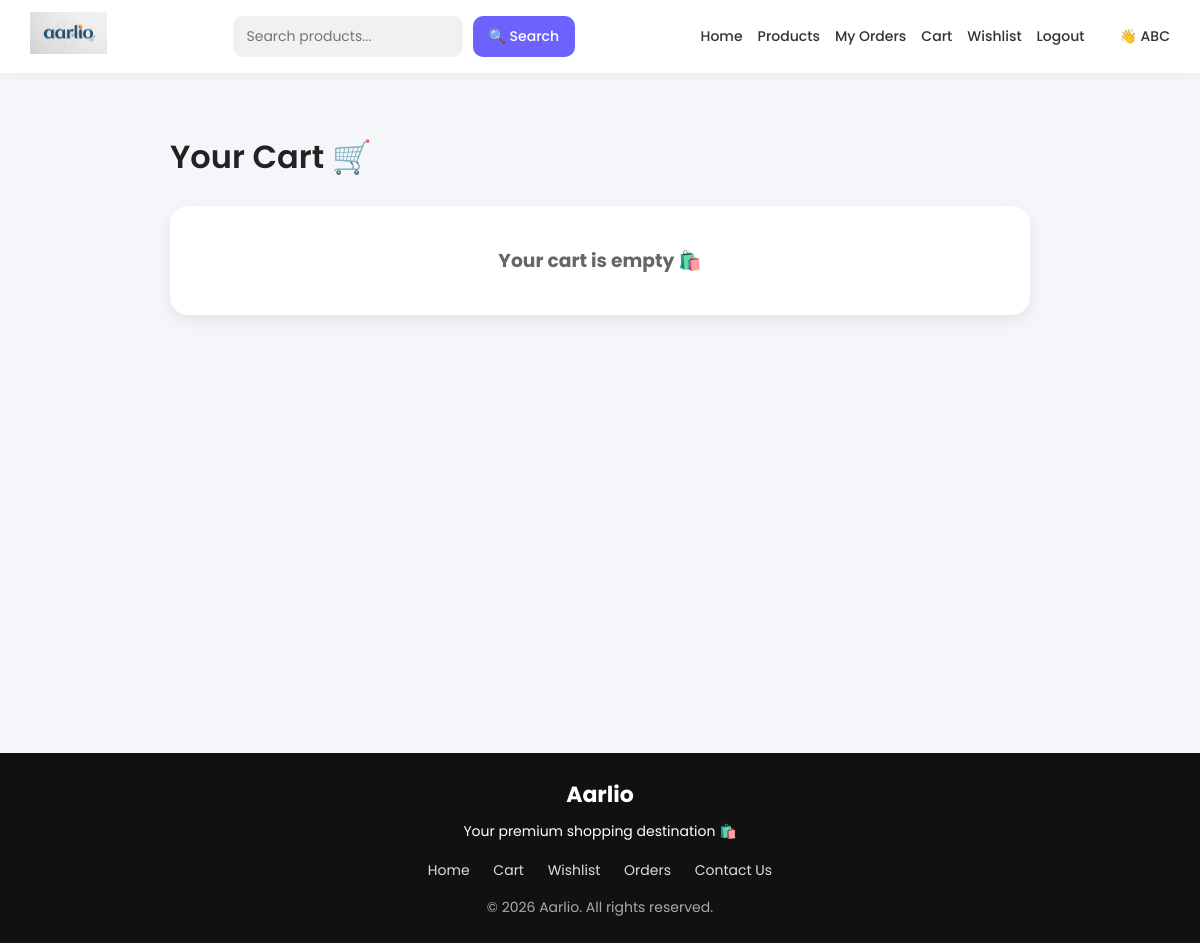
Page /cart/ (signed in) on the earlier database version.
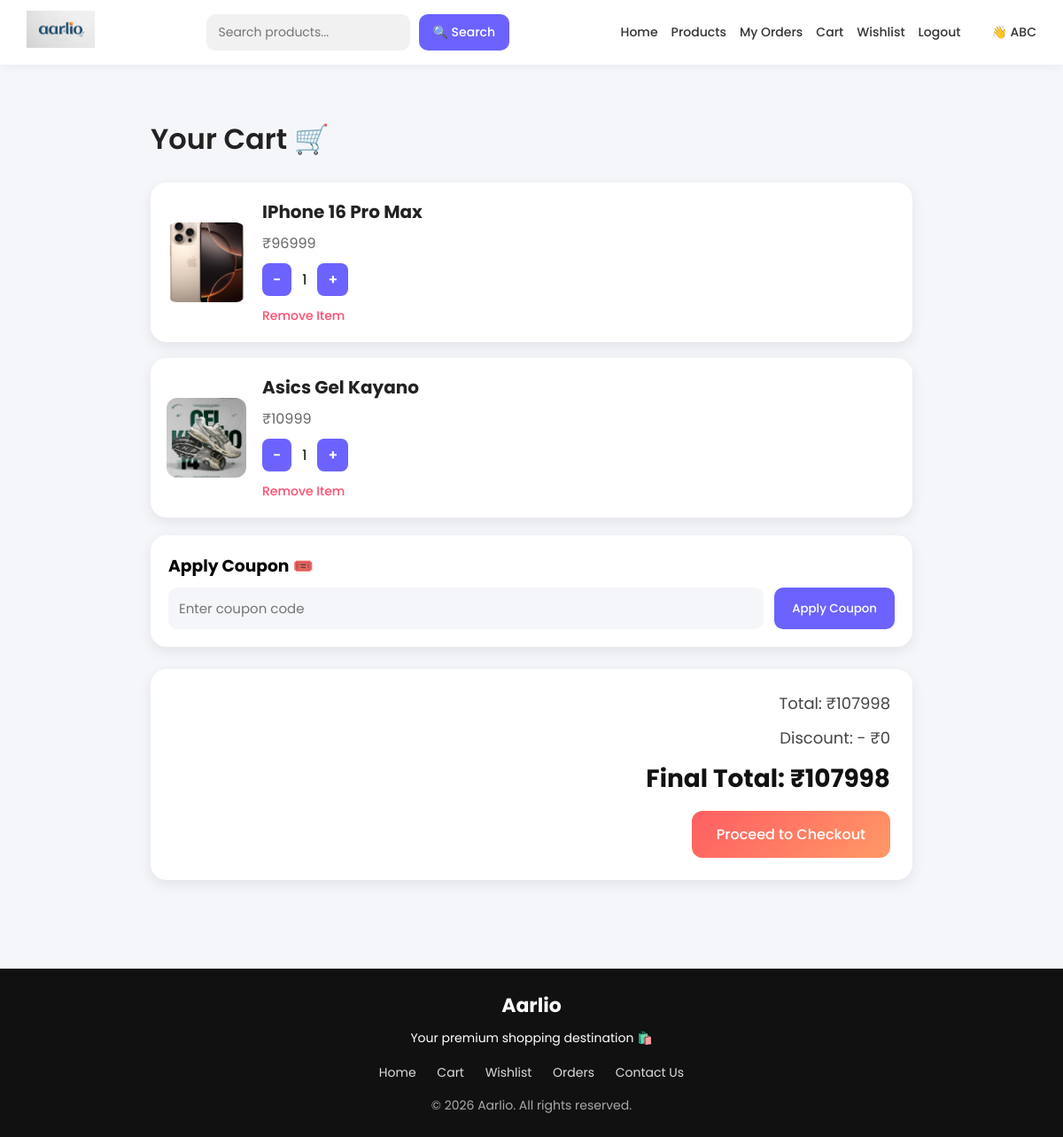
Same page on the later database version.
### shopkart/models.py (models this page shows, shortened)
class Customer(models.Model):
    user_id = models.CharField(max_length=200)
    user_name = models.CharField(max_length=150)
    user_mobile = models.IntegerField()
    user_email = models.EmailField(max_length=250)
    user_password = models.CharField(max_length=128)
    user_address = models.TextField(max_length=300)
    profile_photo = models.ImageField(upload_to='profiles/', null=True, blank=True)
    address = models.TextField(null=True, blank=True)

class Cart(models.Model):
    customer = models.ForeignKey(Customer,on_delete=models.CASCADE)
    product = models.ForeignKey(Product,on_delete=models.CASCADE)
    quantity = models.IntegerField(default=1)

class Product(models.Model):
    category = models.ForeignKey(
        Category,
        on_delete=models.CASCADE,
        null=True,
        blank=True
    )
    title = models.CharField(max_length=100)
    price = models.IntegerField()
    details = models.TextField()
    image = models.ImageField(upload_to='products/')

### shopkart/views.py (the view)
# urls.py: path('cart/', views.cart, name='cart'),
def cart(request):
    customer_id = request.session.get('customer_id')
    if not customer_id:
        return redirect('login')
    customer = Customer.objects.get(id=customer_id)
    items = Cart.objects.filter(customer=customer)
    total = 0
    for i in items:
        total += i.product.price * i.quantity
    discount = request.session.get('coupon_discount', 0)
    final_total = total - discount
    if final_total < 0:
        final_total = 0
    return render(request, 'cart.html', {
        'items': items,
        'total': total,
        'discount': discount,
        'final_total': final_total
    })

### templates/cart.html (shortened to what this page needs)
{% extends 'base.html' %}
{% block content %}
<div class="container">
    <h2 class="cart-heading">
        Your Cart 🛒
    </h2>
    {% for i in items %}
    <div class="cart-card">
        <img src="{{ i.product.image.url }}"
        class="cart-img">
        <div class="cart-details">
            <h3>{{ i.product.title }}</h3>
            <p>
                ₹{{ i.product.price }}
            </p>
            <div class="qty-box">
                <a href="{% url 'decrease_qty' i.id %}"
                class="qty-btn">
                    -
                </a>
                <span>{{ i.quantity }}</span>
                <a href="{% url 'increase_qty' i.id %}"
                class="qty-btn">
                    +
                </a>
            </div>
            <a href="{% url 'remove_item' i.id %}"
            class="remove-btn">
                Remove Item
            </a>
        </div>
    </div>
    {% empty %}
    <div class="empty-cart">
        <h3>Your cart is empty 🛍️</h3>
    </div>
    {% endfor %}
    {% if items %}
    <div class="coupon-box">
        <h3>Apply Coupon 🎟️</h3>
        <form method="POST"
        action="{% url 'apply_coupon' %}"
        class="coupon-form">
            <input
                type="text"
                name="coupon_code"
                placeholder="Enter coupon code"
                class="coupon-input"
                required
            >
            <button type="submit"
            class="coupon-btn">
                Apply Coupon
            </button>
        </form>
    </div>
    <div class="total-box">
        <div class="total-line">
            Total:
            ₹{{ total }}
        </div>
        <div class="total-line">
            Discount:
            - ₹{{ discount }}
        </div>
        <div class="final-total">
            Final Total:
            ₹{{ final_total }}
        </div>
        <a href="{% url 'checkout' %}"
        class="checkout-btn">
            Proceed to Checkout
        </a>
    </div>
    {% endif %}
</div>
{% endblock %}

### templates/base.html (shortened to what this page needs)
{% load static %}
<!DOCTYPE html>
<html lang="en">
<link
rel="stylesheet"
href="https://cdn.jsdelivr.net/npm/swiper@11/swiper-bundle.min.css"
/>
<head>
</head>
<body>
<div class="navbar">
    <div class="logo">
        <a href="{% url 'home' %}">
            <img src="{% static 'images/logo2.png' %}" alt="Aarlio Logo">
        </a>
    </div>
    <form action="{% url 'search' %}" method="GET" class="search-form">
        <input
            type="text"
            name="q"
            placeholder="Search products..."
            required
        >
        <button type="submit">
            🔍 Search
        </button>
    </form>
    <div class="nav-links">
        <a href="{% url 'home' %}">
            Home
        </a>
        <a href="{% url 'display_product' %}">
            Products
        </a>
        <a href="{% url 'my_orders' %}">
            My Orders
        </a>
        <a href="{% url 'cart' %}">
            Cart
        </a>
        <a href="{% url 'wishlist' %}">
            Wishlist
        </a>
        <a href="{% url 'logout' %}">
            Logout
        </a>
        <a href="{% url 'profile' %}" class="welcome-text">
            👋 {{ request.session.customer_name }}
        </a>
    </div>
</div>
<div class="main-content">
{% block content %}
{% endblock %}
</div>
<footer class="footer">
    <div class="footer-content">
        <h3>Aarlio</h3>
        <p>
            Your premium shopping destination 🛍️
        </p>
        <div class="footer-links">
            <a href="{% url 'home' %}">
                Home
            </a>
            <a href="{% url 'cart' %}">
                Cart
            </a>
            <a href="{% url 'wishlist' %}">
                Wishlist
            </a>
            <a href="{% url 'my_orders' %}">
                Orders
            </a>
            <a href="{% url 'contact' %}">
                Contact Us
            </a>
        </div>
        <p class="footer-copy">
            © 2026 Aarlio. All rights reserved.
        </p>
    </div>
</footer>
</body>
</html>

### templates/base.html (style rules this page uses)
* { margin:0; padding:0; box-sizing:border-box; font-family:'Poppins', sans-serif; }
body { background:#f5f6fa; }
.navbar { display:flex; justify-content:space-between; align-items:center; padding:12px 30px; background:white; box-shadow:0 2px 10px rgba(0,0,0,0.05); flex-wrap:wrap; gap:15px; position:sticky; top:0; z-index:1000; }
.logo img { height:42px; width:auto; object-fit:contain; }
.search-form { display:flex; align-items:center; gap:10px; }
.search-form input { padding:10px 14px; border:none; outline:none; border-radius:10px; width:230px; background:#f1f1f1; font-size:14px; }
.search-form button { padding:10px 16px; border:none; border-radius:10px; background:#6c63ff; color:white; cursor:pointer; font-weight:500; font-size:14px; transition:0.3s; }
.nav-links { display:flex; align-items:center; flex-wrap:wrap; gap:15px; }
.nav-links a { text-decoration:none; color:#333; font-weight:500; font-size:14px; transition:0.3s; }
.welcome-text { margin-left:20px; font-weight:500; color:#2e2977; text-decoration:none; transition:0.3s; }
.main-content { min-height:80vh; padding:20px 30px; }
.footer { background:#111; color:white; padding:25px 0; margin-top:40px; }
.footer-content { max-width:1000px; margin:auto; text-align:center; }
.footer-content h3 { font-size:22px; margin-bottom:10px; }
.footer-content p { font-size:14px; }
.footer-links { margin:15px 0; }
.footer-links a { color:#ddd; margin:0 10px; text-decoration:none; font-size:14px; transition:0.3s; }
.footer-copy { color:#aaa; font-size:13px; }

### templates/cart.html (style rules this page uses)
.container { max-width:900px; margin:40px auto; padding:0 20px; }
.cart-heading { font-size:32px; margin-bottom:25px; color:#222; font-weight:600; }
.cart-card { display:flex; align-items:center; justify-content:space-between; background:white; padding:18px; border-radius:18px; margin-bottom:18px; box-shadow:0 5px 15px rgba(0,0,0,0.08); transition:0.3s; }
.cart-img { width:90px; height:90px; object-fit:cover; border-radius:12px; }
.cart-details { flex:1; margin-left:18px; }
.cart-details h3 { margin:0; font-size:20px; color:#222; }
.cart-details p { margin:8px 0; color:#666; font-size:16px; }
.qty-box { display:flex; align-items:center; gap:12px; margin-top:10px; }
.qty-btn { display:inline-block; padding:6px 12px; background:#6c63ff; color:white; border-radius:8px; text-decoration:none; font-weight:600; transition:0.3s; }
.remove-btn { display:inline-block; margin-top:12px; color:#ff4d6d; text-decoration:none; font-size:14px; font-weight:500; }
.coupon-box { background:white; padding:20px; border-radius:18px; margin-top:20px; box-shadow:0 5px 15px rgba(0,0,0,0.08); }
.coupon-form { display:flex; gap:12px; margin-top:10px; }
.coupon-input { flex:1; padding:12px; border:none; outline:none; background:#f5f6fa; border-radius:10px; font-size:15px; }
.coupon-btn { padding:12px 20px; border:none; background:#6c63ff; color:white; border-radius:10px; cursor:pointer; font-weight:500; transition:0.3s; }
.total-box { background:white; padding:25px; border-radius:18px; text-align:right; box-shadow:0 5px 15px rgba(0,0,0,0.08); margin-top:25px; }
.total-line { margin-bottom:12px; font-size:18px; color:#444; }
.final-total { font-size:28px; color:#111; font-weight:700; }
.checkout-btn { display:inline-block; margin-top:15px; padding:14px 28px; background:linear-gradient(135deg,#ff5e62,#ff9966); color:white; border-radius:12px; text-decoration:none; font-size:16px; font-weight:500; transition:0.3s; }

Differences in the rows shown:
added Cart: product.image (picture), product "IPhone 16 Pro Max", product.price "96999", quantity "1"
added Cart: product.image (picture), product "Asics Gel Kayano", product.price "10999", quantity "1"
Other differences:
{{ total }}: (not shown) → "107998"
{{ discount }}: (not shown) → "0"
{{ final_total }}: (not shown) → "107998"
text no longer shown: "Your cart is empty 🛍️"
text now shown: "Apply Coupon 🎟️ Apply Coupon Total: ₹ Discount: - ₹ Final Total: ₹ Proceed to Checkout"
